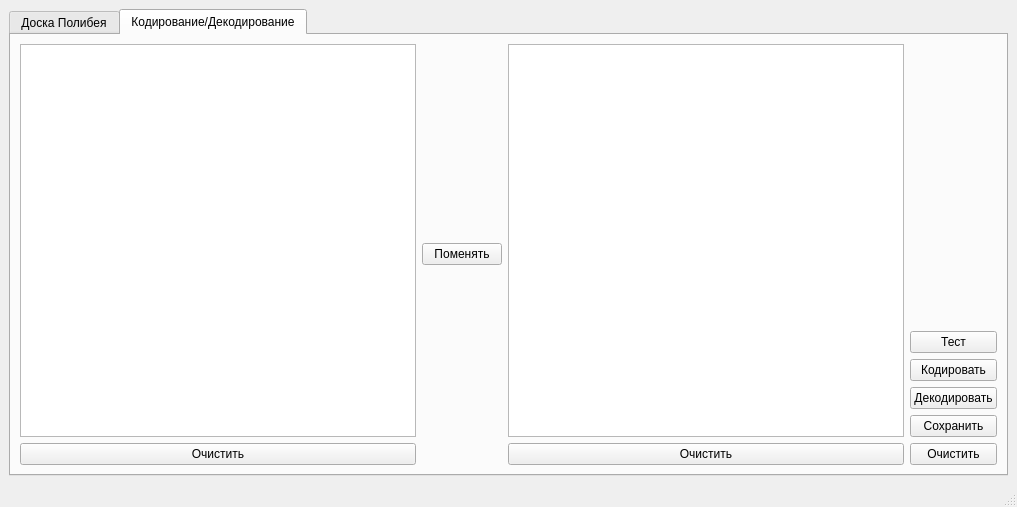
<?xml version="1.0" encoding="UTF-8"?>
<ui version="4.0">
 <class>MainWindow</class>
 <widget class="QMainWindow" name="MainWindow">
  <property name="geometry">
   <rect>
    <x>0</x>
    <y>0</y>
    <width>1017</width>
    <height>507</height>
   </rect>
  </property>
  <property name="windowTitle">
   <string>MainWindow</string>
  </property>
  <widget class="QWidget" name="centralwidget">
   <layout class="QVBoxLayout" name="verticalLayout_5">
    <item>
     <layout class="QHBoxLayout" name="Menu">
      <item>
       <widget class="QTabWidget" name="tabWidget">
        <property name="currentIndex">
         <number>1</number>
        </property>
        <widget class="QWidget" name="tab">
         <attribute name="title">
          <string>Доска Полибея</string>
         </attribute>
         <layout class="QHBoxLayout" name="horizontalLayout_4">
          <item>
           <layout class="QVBoxLayout" name="verticalLayout_7">
            <item>
             <widget class="QTableWidget" name="tableWidget">
              <row>
               <property name="text">
                <string>Новая строка</string>
               </property>
              </row>
              <row>
               <property name="text">
                <string>Новая строка</string>
               </property>
              </row>
              <row>
               <property name="text">
                <string>Новая строка</string>
               </property>
              </row>
              <row>
               <property name="text">
                <string>Новая строка</string>
               </property>
              </row>
              <row>
               <property name="text">
                <string>Новая строка</string>
               </property>
              </row>
              <row>
               <property name="text">
                <string>Новая строка</string>
               </property>
              </row>
              <column>
               <property name="text">
                <string>Новый столбец</string>
               </property>
              </column>
              <column>
               <property name="text">
                <string>Новый столбец</string>
               </property>
              </column>
              <column>
               <property name="text">
                <string>Новый столбец</string>
               </property>
              </column>
              <column>
               <property name="text">
                <string>Новый столбец</string>
               </property>
              </column>
              <column>
               <property name="text">
                <string>Новый столбец</string>
               </property>
              </column>
              <column>
               <property name="text">
                <string>Новый столбец</string>
               </property>
              </column>
              <item row="0" column="0">
               <property name="text">
                <string> </string>
               </property>
              </item>
              <item row="0" column="1">
               <property name="text">
                <string> </string>
               </property>
              </item>
              <item row="0" column="2">
               <property name="text">
                <string> </string>
               </property>
              </item>
              <item row="0" column="3">
               <property name="text">
                <string> </string>
               </property>
              </item>
              <item row="0" column="4">
               <property name="text">
                <string> </string>
               </property>
              </item>
              <item row="0" column="5">
               <property name="text">
                <string> </string>
               </property>
              </item>
              <item row="1" column="0">
               <property name="text">
                <string> </string>
               </property>
              </item>
              <item row="1" column="1">
               <property name="text">
                <string> </string>
               </property>
              </item>
              <item row="1" column="2">
               <property name="text">
                <string> </string>
               </property>
              </item>
              <item row="1" column="3">
               <property name="text">
                <string> </string>
               </property>
              </item>
              <item row="1" column="4">
               <property name="text">
                <string> </string>
               </property>
              </item>
              <item row="1" column="5">
               <property name="text">
                <string> </string>
               </property>
              </item>
              <item row="2" column="0">
               <property name="text">
                <string> </string>
               </property>
              </item>
              <item row="2" column="1">
               <property name="text">
                <string> </string>
               </property>
              </item>
              <item row="2" column="2">
               <property name="text">
                <string> </string>
               </property>
              </item>
              <item row="2" column="3">
               <property name="text">
                <string> </string>
               </property>
              </item>
              <item row="2" column="4">
               <property name="text">
                <string> </string>
               </property>
              </item>
              <item row="2" column="5">
               <property name="text">
                <string> </string>
               </property>
              </item>
              <item row="3" column="0">
               <property name="text">
                <string> </string>
               </property>
              </item>
              <item row="3" column="1">
               <property name="text">
                <string> </string>
               </property>
              </item>
              <item row="3" column="2">
               <property name="text">
                <string> </string>
               </property>
              </item>
              <item row="3" column="3">
               <property name="text">
                <string> </string>
               </property>
              </item>
              <item row="3" column="4">
               <property name="text">
                <string> </string>
               </property>
              </item>
              <item row="3" column="5">
               <property name="text">
                <string> </string>
               </property>
              </item>
              <item row="4" column="0">
               <property name="text">
                <string> </string>
               </property>
              </item>
              <item row="4" column="1">
               <property name="text">
                <string> </string>
               </property>
              </item>
              <item row="4" column="2">
               <property name="text">
                <string> </string>
               </property>
              </item>
              <item row="4" column="3">
               <property name="text">
                <string> </string>
               </property>
              </item>
              <item row="4" column="4">
               <property name="text">
                <string> </string>
               </property>
              </item>
              <item row="4" column="5">
               <property name="text">
                <string> </string>
               </property>
              </item>
              <item row="5" column="0">
               <property name="text">
                <string> </string>
               </property>
              </item>
              <item row="5" column="1">
               <property name="text">
                <string> </string>
               </property>
              </item>
              <item row="5" column="2">
               <property name="text">
                <string> </string>
               </property>
              </item>
              <item row="5" column="3">
               <property name="text">
                <string> </string>
               </property>
              </item>
              <item row="5" column="4">
               <property name="text">
                <string> </string>
               </property>
              </item>
              <item row="5" column="5">
               <property name="text">
                <string> </string>
               </property>
              </item>
             </widget>
            </item>
            <item>
             <layout class="QVBoxLayout" name="verticalLayout_6">
              <item>
               <layout class="QHBoxLayout" name="horizontalLayout_2">
                <item>
                 <spacer name="horizontalSpacer_3">
                  <property name="orientation">
                   <enum>Qt::Horizontal</enum>
                  </property>
                  <property name="sizeHint" stdset="0">
                   <size>
                    <width>40</width>
                    <height>20</height>
                   </size>
                  </property>
                 </spacer>
                </item>
                <item>
                 <widget class="QLabel" name="label">
                  <property name="text">
                   <string>Столбцы</string>
                  </property>
                 </widget>
                </item>
                <item>
                 <widget class="QLineEdit" name="lineEdit"/>
                </item>
               </layout>
              </item>
              <item>
               <layout class="QHBoxLayout" name="horizontalLayout_3">
                <item>
                 <spacer name="horizontalSpacer_4">
                  <property name="orientation">
                   <enum>Qt::Horizontal</enum>
                  </property>
                  <property name="sizeHint" stdset="0">
                   <size>
                    <width>40</width>
                    <height>20</height>
                   </size>
                  </property>
                 </spacer>
                </item>
                <item>
                 <widget class="QLabel" name="label_2">
                  <property name="text">
                   <string>Строки</string>
                  </property>
                 </widget>
                </item>
                <item>
                 <widget class="QLineEdit" name="lineEdit_2"/>
                </item>
               </layout>
              </item>
             </layout>
            </item>
           </layout>
          </item>
          <item>
           <layout class="QVBoxLayout" name="verticalLayout">
            <item>
             <spacer name="verticalSpacer">
              <property name="orientation">
               <enum>Qt::Vertical</enum>
              </property>
              <property name="sizeHint" stdset="0">
               <size>
                <width>20</width>
                <height>40</height>
               </size>
              </property>
             </spacer>
            </item>
            <item>
             <widget class="QPushButton" name="pushButton">
              <property name="text">
               <string>По умолчанию</string>
              </property>
             </widget>
            </item>
            <item>
             <widget class="QPushButton" name="pushButton_2">
              <property name="text">
               <string>Сохранить</string>
              </property>
             </widget>
            </item>
            <item>
             <widget class="QPushButton" name="pushButton_9">
              <property name="text">
               <string>Отмена</string>
              </property>
             </widget>
            </item>
           </layout>
          </item>
         </layout>
        </widget>
        <widget class="QWidget" name="tab_2">
         <attribute name="title">
          <string>Кодирование/Декодирование</string>
         </attribute>
         <layout class="QHBoxLayout" name="horizontalLayout">
          <item>
           <layout class="QHBoxLayout" name="Crypt">
            <item>
             <layout class="QVBoxLayout" name="verticalLayout_2">
              <item>
               <widget class="QPlainTextEdit" name="plainTextEdit">
                <property name="plainText">
                 <string/>
                </property>
               </widget>
              </item>
              <item>
               <widget class="QPushButton" name="pushButton_10">
                <property name="text">
                 <string>Очистить</string>
                </property>
               </widget>
              </item>
             </layout>
            </item>
            <item>
             <widget class="QPushButton" name="pushButton_5">
              <property name="text">
               <string>Поменять</string>
              </property>
             </widget>
            </item>
            <item>
             <layout class="QVBoxLayout" name="verticalLayout_3">
              <item>
               <widget class="QPlainTextEdit" name="plainTextEdit_2">
                <property name="undoRedoEnabled">
                 <bool>false</bool>
                </property>
                <property name="readOnly">
                 <bool>true</bool>
                </property>
               </widget>
              </item>
              <item>
               <widget class="QPushButton" name="pushButton_11">
                <property name="text">
                 <string>Очистить</string>
                </property>
               </widget>
              </item>
             </layout>
            </item>
            <item>
             <layout class="QVBoxLayout" name="verticalLayout_4">
              <item>
               <spacer name="verticalSpacer_2">
                <property name="orientation">
                 <enum>Qt::Vertical</enum>
                </property>
                <property name="sizeHint" stdset="0">
                 <size>
                  <width>20</width>
                  <height>40</height>
                 </size>
                </property>
               </spacer>
              </item>
              <item>
               <widget class="QPushButton" name="pushButton_3">
                <property name="text">
                 <string>Тест</string>
                </property>
               </widget>
              </item>
              <item>
               <widget class="QPushButton" name="pushButton_4">
                <property name="text">
                 <string>Кодировать</string>
                </property>
               </widget>
              </item>
              <item>
               <widget class="QPushButton" name="pushButton_6">
                <property name="text">
                 <string>Декодировать</string>
                </property>
               </widget>
              </item>
              <item>
               <widget class="QPushButton" name="pushButton_7">
                <property name="text">
                 <string>Сохранить</string>
                </property>
               </widget>
              </item>
              <item>
               <widget class="QPushButton" name="pushButton_8">
                <property name="text">
                 <string>Очистить</string>
                </property>
               </widget>
              </item>
             </layout>
            </item>
           </layout>
          </item>
         </layout>
        </widget>
       </widget>
      </item>
     </layout>
    </item>
   </layout>
  </widget>
  <widget class="QMenuBar" name="menubar">
   <property name="geometry">
    <rect>
     <x>0</x>
     <y>0</y>
     <width>1017</width>
     <height>25</height>
    </rect>
   </property>
  </widget>
  <widget class="QStatusBar" name="statusbar"/>
 </widget>
 <resources/>
 <connections/>
</ui>
